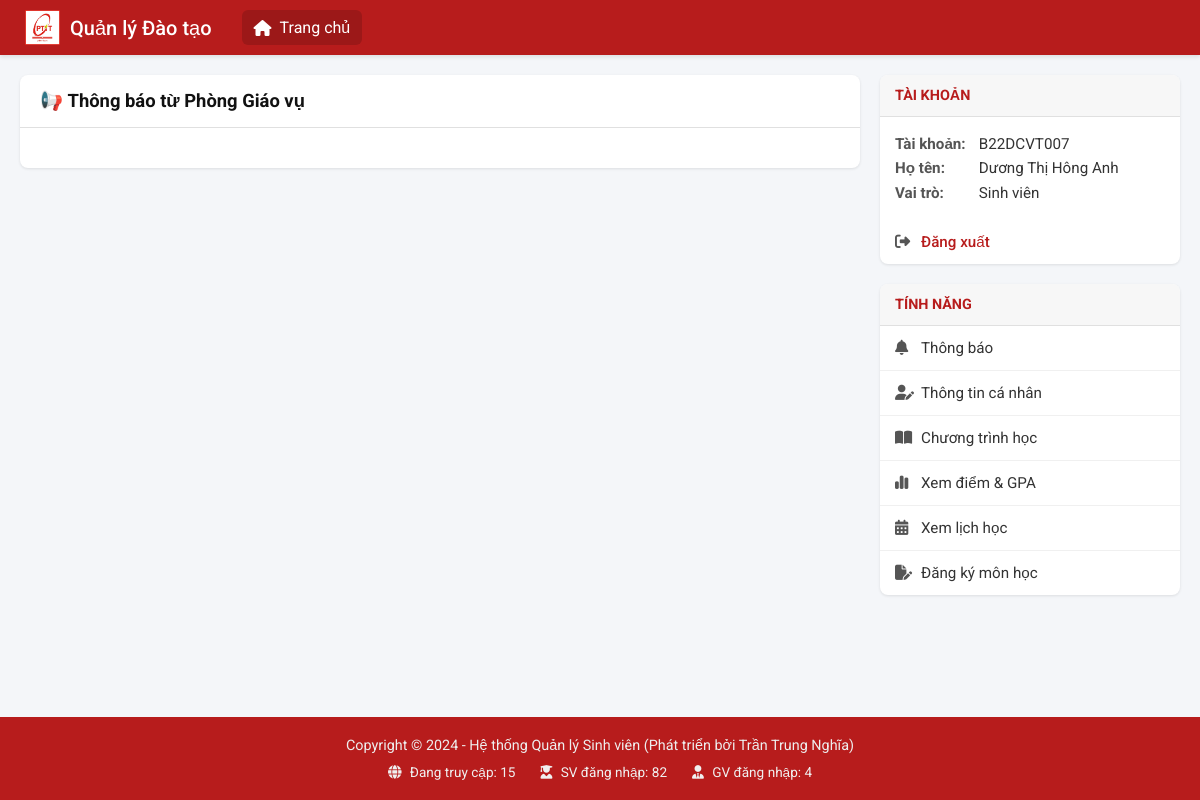
The page /thong-bao-chung (signed in) on the database as committed earlier.
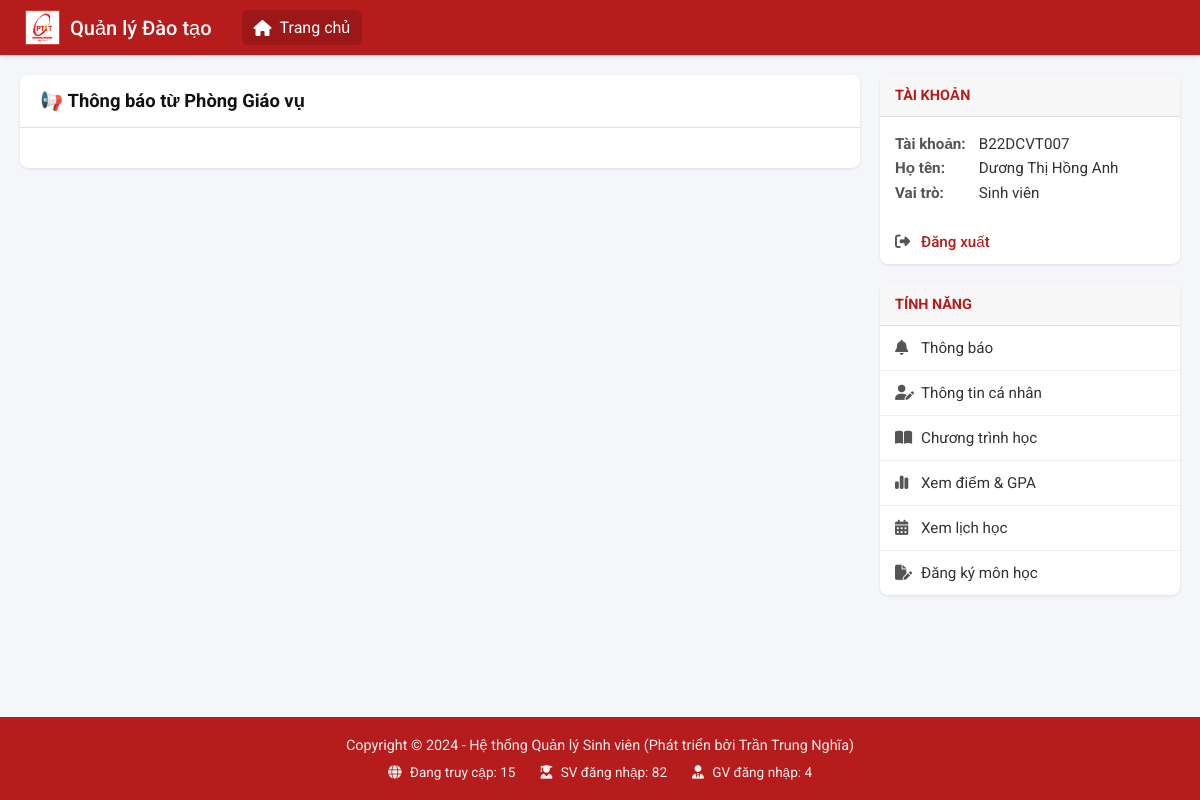
The same page on the database as committed later.
### api/index.py (models this page shows)
class SinhVien(db.Model):
    __tablename__ = 'sinh_vien'
    ma_sv = db.Column(db.String(50), db.ForeignKey('tai_khoan.username', ondelete='CASCADE'), primary_key=True)
    ho_ten = db.Column(db.String(100), nullable=False)
    ngay_sinh = db.Column(db.Date)
    lop = db.Column(db.String(50))
    khoa = db.Column(db.String(100))
    email = db.Column(db.String(150), unique=True, nullable=True)
    location = db.Column(db.String(200), nullable=True)
    tai_khoan = db.relationship('TaiKhoan',
                                backref=db.backref('sinh_vien', uselist=False, cascade='all, delete-orphan'),
                                foreign_keys=[ma_sv])
    ket_qua_list = db.relationship('KetQua', backref='sinh_vien', lazy=True, cascade='all, delete-orphan', foreign_keys='KetQua.ma_sv')

### api/index.py (the view)
@app.route('/thong-bao-chung')
@login_required
def thong_bao_chung():
    return render_template('thongbao_list.html', notifications=ptit_notifications)

### api/index.py (called while the page is built)
@login_manager.user_loader
def load_user(user_id):
    return TaiKhoan.query.get(user_id)

### templates/thongbao_list.html (shortened to what this page needs)
{% extends "_layout.html" %}
{% block content %}
<div class="card">
  <div class="card-header" style="display:flex;justify-content:space-between;align-items:center;">
    <span>📢 <strong>Thông báo từ Phòng Giáo vụ</strong></span>
  </div>
  <div class="card-body">
  </div>
</div>
{% endblock %}

### templates/_layout.html (shortened to what this page needs)
<!DOCTYPE html>
<html lang="vi">
<head>
    <link rel="stylesheet" href="https://cdnjs.cloudflare.com/ajax/libs/font-awesome/6.5.1/css/all.min.css">
</head>
<body>
    <header class="app-header">
        <div class="header-logo">
            <img src="{{ url_for('static', filename='logo.png') }}" alt="Logo">
            <a href="{{ url_for('home') }}" class="header-logo-text">Quản lý Đào tạo</a>
        </div>
        <nav class="header-nav">
            <a href="{{ url_for('home') }}" class="active">
                <i class="fa-solid fa-house"></i>
                <span>Trang chủ</span>
            </a>
            </nav>
    </header>
    <div class="app-container">
        <main class="main-content">
            {% block content %}{% endblock %}
        </main>
        <aside class="sidebar-right">
    {% if current_user.is_authenticated %}
        <div class="sidebar-group">
            <h3 class="sidebar-header">Tài khoản</h3>
            <div class="sidebar-content">
                <strong>Tài khoản:</strong> {{ current_user.username }}<br>
                <strong>Họ tên:</strong>
                        {% if current_user.sinh_vien %}
                            {{ current_user.sinh_vien.ho_ten }}
                        {% elif current_user.giao_vien %}
                            {{ current_user.giao_vien.ho_ten }}
                        {% else %}
                            N/A
                        {% endif %}
                        <br>
                <strong>Vai trò:</strong> {{ 'Sinh viên' if current_user.vai_tro.value == 'SINHVIEN' else 'Giáo viên' }}
            </div>
            <nav class="sidebar-nav">
                <a href="{{ url_for('logout') }}" class="logout-link">
                    <i class="fa-solid fa-right-from-bracket"></i>
                    Đăng xuất
                </a>
            </nav>
        </div>
        <div class="sidebar-group">
            <h3 class="sidebar-header">Tính năng</h3>
            <nav class="sidebar-nav">
            {% if current_user.vai_tro.value == 'SINHVIEN' %}
                <a href="{{ url_for('student_dashboard') }}"><i class="fa-solid fa-bell"></i> Thông báo</a>
                <a href="{{ url_for('student_profile') }}"><i class="fa-solid fa-user-pen"></i> Thông tin cá nhân</a>
                <a href="#"><i class="fa-solid fa-book-open"></i> Chương trình học</a>
                <a href="{{ url_for('student_grades') }}"><i class="fa-solid fa-chart-simple"></i> Xem điểm & GPA</a>
                <a href="#"><i class="fa-solid fa-calendar-days"></i> Xem lịch học</a>
                <a href="#"><i class="fa-solid fa-file-pen"></i> Đăng ký môn học</a>
                {% endif %}
            </nav>
        </div>
    {% endif %}
</aside>
    </div>
    <footer class="app-footer">
        <p>Copyright &copy; 2024 - Hệ thống Quản lý Sinh viên (Phát triển bởi Trần Trung Nghĩa)</p>
        <div class="footer-stats">
            <span><i class="fa-solid fa-globe"></i> Đang truy cập: 15</span>
            <span><i class="fa-solid fa-user-graduate"></i> SV đăng nhập: 82</span>
            <span><i class="fa-solid fa-user-tie"></i> GV đăng nhập: 4</span>
        </div>
    </footer>
</body>
</html>

Rows that differ between the two databases and show on the page:
changed SinhVien: sinh_vien.ho_ten "Dương Thị Hông Anh" → "Dương Thị Hồng Anh"
